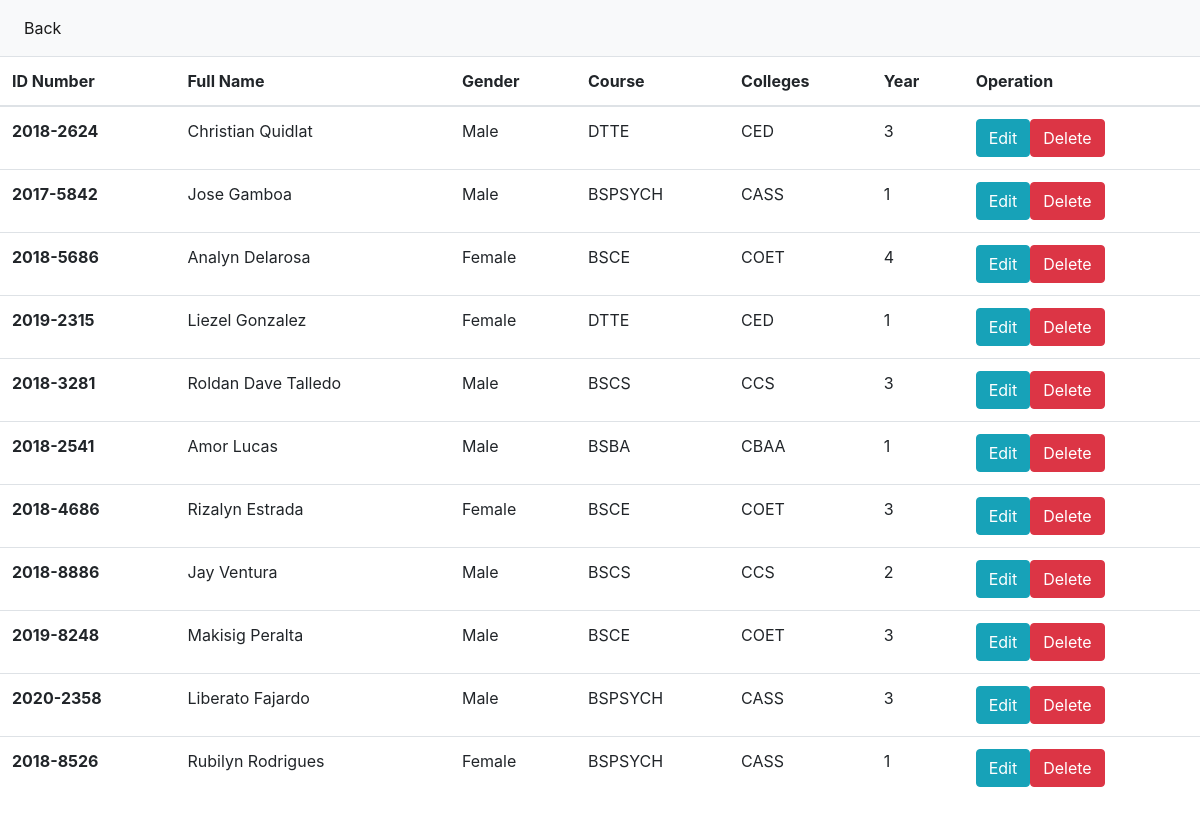
Screenshot of /Action with the database file from the repository.
### tables this page shows
CREATE TABLE students(
			id INTEGER PRIMARY KEY AUTOINCREMENT,
			fullname text,
			course text,
			idnumber text UNIQUE,
			year integer,
			gender text
			);

CREATE TABLE colleges(
			course text,
			colleges text
			);

### app.py (the view)
@app.route('/Action', methods = ['GET'])
def Action():
	conn = sqlite3.connect('students.db')
	c = conn.cursor()
	var = c.execute("SELECT * FROM students")
	var = var.fetchall()
	holder = []
	for data in var:
		x = c.execute("SELECT colleges FROM colleges WHERE course = '%s' " % data[2]).fetchone()
		try:
			holder.append(data + x)
		except:
			pass
	return render_template('action.html', title= 'Edit' , var = holder)

### templates/action.html
{% extends "layout.html" %}
{% block content %}
	<nav class="navbar navbar-expand-lg navbar-light bg-light">
	  <div class="collapse navbar-collapse" id="navbarSupportedContent">
	    <ul class="navbar-nav mr-auto">
	      <li class="nav-item active">
	        <a class="nav-link" href="/">Back <span class="sr-only">(current)</span></a>
	      </li>
	     </ul>
	  </div>
	</nav>
{% if var %}
<table class="table">
  <thead>
    <tr>
      <th scope="col">ID Number</th>
      <th scope="col">Full Name</th>
      <th scope="col">Gender</th>
      <th scope="col">Course</th>
      <th scope="col">Colleges</th>
      <th scope="col">Year</th>
      <th scope="col">Operation</th>
    </tr>
  </thead>
  <tbody>
{% for data in var %}
    <tr>
      <th scope="row">{{ data[3]  }}</th>
      <td> {{  data[1] }}</td>
      <td>{{ data[5] }}</td>
      <td>{{ data[2] }}</td>
      <td>{{ data[6] }}</td>
      <td>{{ data[4] }}</td>
      <td>
        <div class ="confirmation">
          <div class="confirm__window">
      	<a href="/Edit/{{ data[3] }}" class="btn btn-info" onClick="return confirm('Press OK to Edit existed data');"> Edit </button>
      	<a href = "/Delete/{{ data[3] }}" class="btn btn-danger" onClick="return confirm('Are you sure you want to delete existed data?');" >Delete</button>
      </td>
    </tr>
{% endfor %}
  </tbody>
</table>
{% endif %}
{% endblock content %}

### templates/layout.html (shortened to what this page needs)
<!DOCTYPE html>
<html>
<head>
<link rel="stylesheet" href="https://stackpath.bootstrapcdn.com/bootstrap/4.4.1/css/bootstrap.min.css">
</head>
<bod>
	{% block content%}{% endblock %}
<br>
</body>
</html>

### rows the page displays
students: idnumber "2018-2624", fullname "Christian Quidlat", gender "Male", course "DTTE"
colleges: colleges "CED" "CED"
students: idnumber "2017-5842", fullname "Jose Gamboa", gender "Male", course "BSPSYCH"
colleges: colleges "CASS" "CASS" "CASS"
students: idnumber "2018-5686", fullname "Analyn Delarosa", gender "Female", course "BSCE"
colleges: colleges "COET" "COET" "COET"
students: idnumber "2019-2315", fullname "Liezel Gonzalez", gender "Female", course "DTTE"
students: idnumber "2018-3281", fullname "Roldan Dave Talledo", gender "Male", course "BSCS"
colleges: colleges "CCS" "CCS"
students: idnumber "2018-2541", fullname "Amor Lucas", gender "Male", course "BSBA"
colleges: colleges "CBAA"
students: idnumber "2018-4686", fullname "Rizalyn Estrada", gender "Female", course "BSCE"
students: idnumber "2018-8886", fullname "Jay Ventura", gender "Male", course "BSCS"
students: idnumber "2019-8248", fullname "Makisig Peralta", gender "Male", course "BSCE"
students: idnumber "2020-2358", fullname "Liberato Fajardo", gender "Male", course "BSPSYCH"
students: idnumber "2018-8526", fullname "Rubilyn Rodrigues", gender "Female", course "BSPSYCH"

### other values shown
{{ data[4] }} "3" "1" "4" "1" "3" "1" "3" "2" "3" "3" "1"
